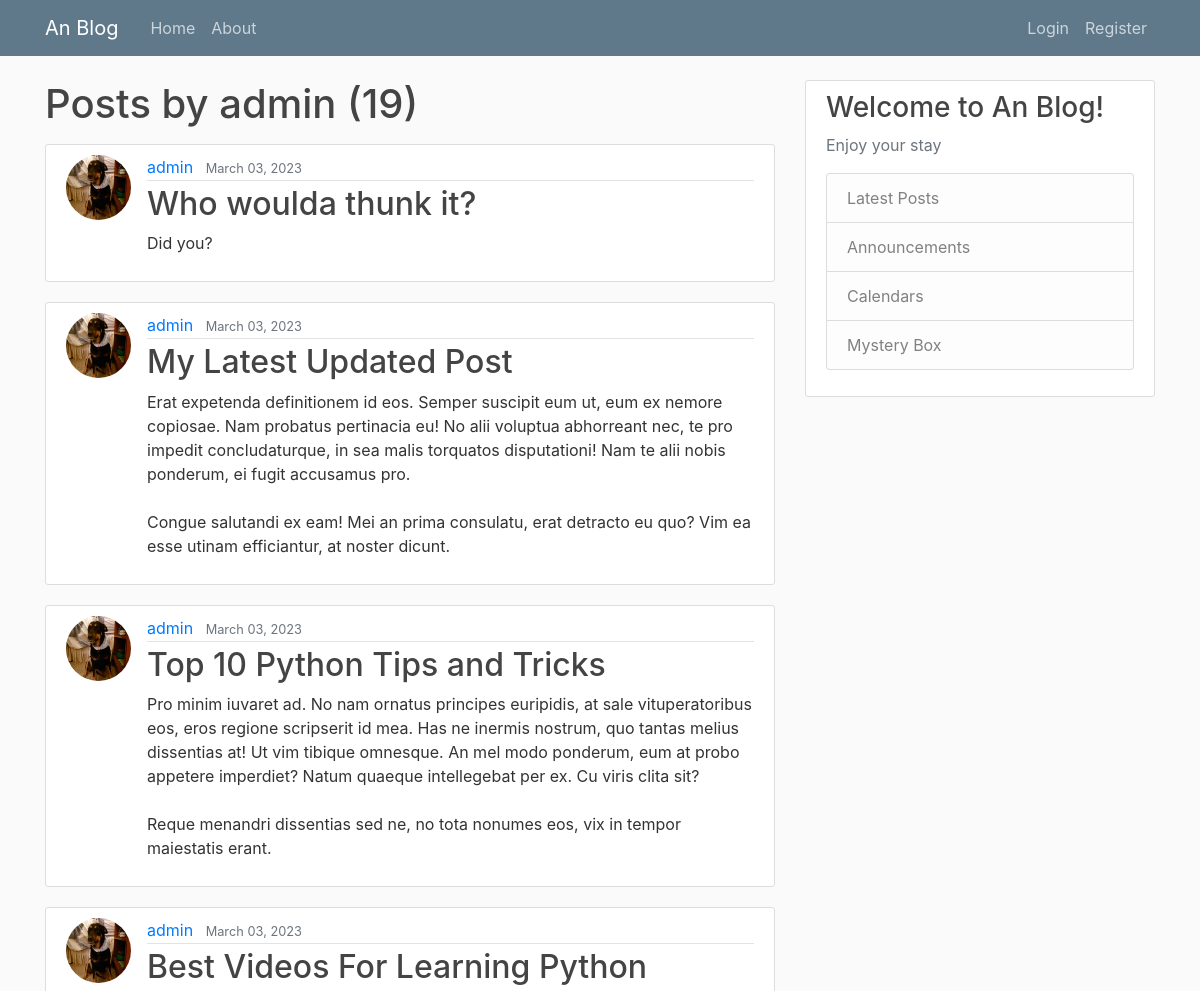
Page /user/admin (upper part) on the earlier database version.
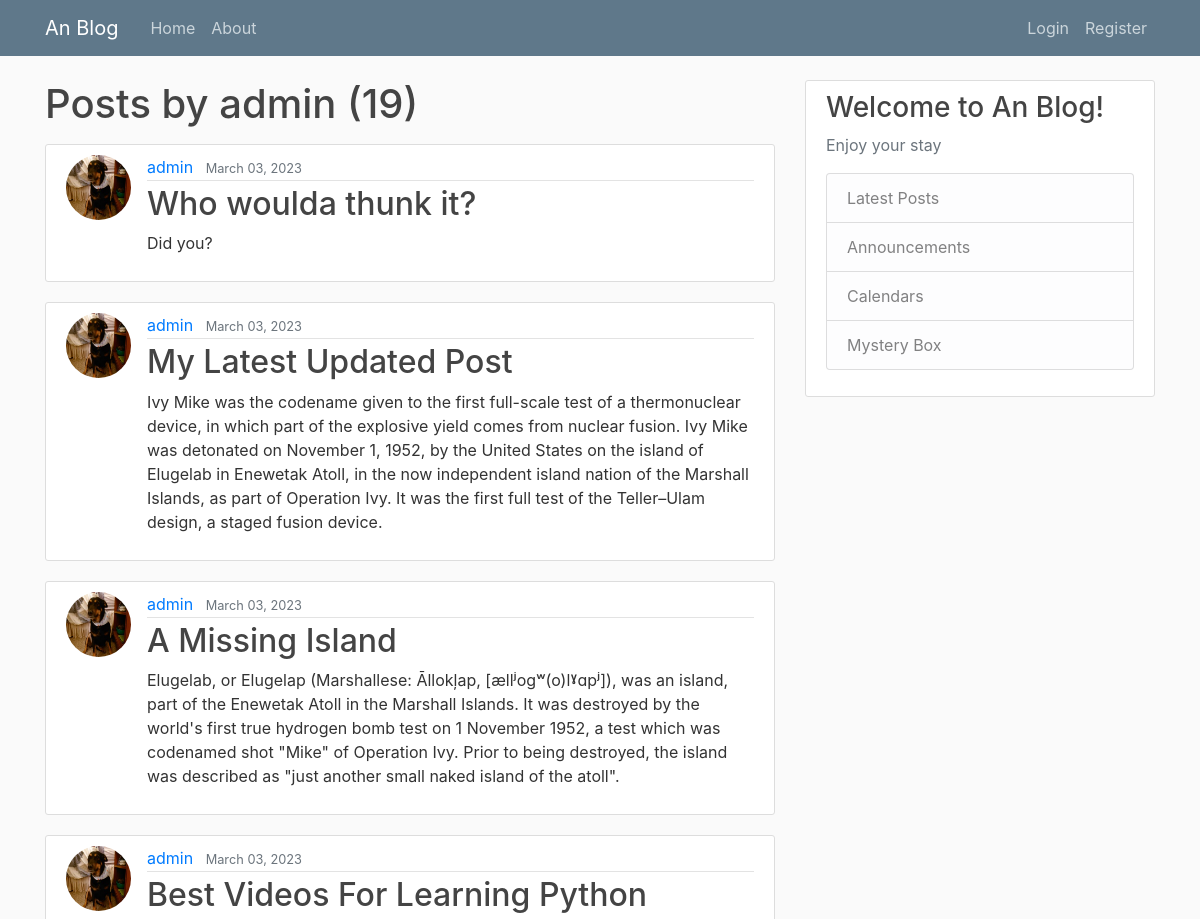
Same page on the later database version.
### blog/models.py (models this page shows, shortened)
class Post(models.Model):
    title = models.CharField(max_length=100)
    content = models.TextField()
    date_posted = models.DateTimeField(default=timezone.now)  # auto filled
    author = models.ForeignKey(User, on_delete=models.CASCADE)

### users/models.py (models this page shows, shortened)
class Profile(models.Model):
    user = models.OneToOneField(User, on_delete=models.CASCADE)
    image = models.ImageField(default='default.jpg', upload_to='profile_pics')

### blog/views.py (the view)
# urls.py: path('user/<str:username>', UserPostListView.as_view(), name='user-posts'),
class UserPostListView(ListView):
    model = Post
    template_name = 'blog/user_posts.html'
    context_object_name = 'posts'
    paginate_by = 5
    def get_queryset(self):
        user = get_object_or_404(User, username=self.kwargs.get('username'))
        return Post.objects.filter(author=user).order_by('-date_posted')

### blog/templates/blog/user_posts.html (shortened to what this page needs)
{% extends "blog/base.html" %}
{% block content %}
    <h1 class="mb-3">Posts by {{ view.kwargs.username }} ({{ page_obj.paginator.count }})</h1>
    {% for post in posts %}
        <article class="media content-section">
            <img class="rounded-circle article-img" src="{{ post.author.profile.image.url }}">
            <div class="media-body">
                <div class="article-metadata">
                    <a class="mr-2" href="{% url 'user-posts' post.author.username %}">{{ post.author }}</a>
                    <small class="text-muted">{{ post.date_posted|date:"F d, Y" }}</small>
                </div>
                <h2><a class="article-title" href="{% url 'post-detail' post.id %}">{{ post.title }}</a></h2>
                <p class="article-content">{{ post.content }}</p>
            </div>
        </article>
    {% endfor %}
{% endblock content %}

Differences in the rows shown:
changed Post "My Latest Updated Post": content "Erat expetenda definitionem id eos. Semper suscipit eum ut, eum ex nemore copiosae. Nam probatus pertinacia eu! No alii voluptua abhorreant nec, te pro impedit concludaturque, in sea malis torquatos disputationi! Nam te alii nobis ponderum, ei fugit accusamus pro. Congue salutandi ex eam! Mei an prima consulatu, erat detracto eu quo? Vim ea esse utinam efficiantur, at noster dicunt." → "Ivy Mike was the codename given to the first full-scale test of a thermonuclear device, in which part of the explosive yield comes from nuclear fusion. Ivy Mike was detonated on November 1, 1952, by the United States on the island of Elugelab in Enewetak Atoll, in the now independent island nation of the Marshall Islands, as part of Operation Ivy. It was the first full test of the Teller–Ulam design, a staged fusion device."
changed Post: title "Top 10 Python Tips and Tricks" → "A Missing Island"; content "Pro minim iuvaret ad. No nam ornatus principes euripidis, at sale vituperatoribus eos, eros regione scripserit id mea. Has ne inermis nostrum, quo tantas melius dissentias at! Ut vim tibique omnesque. An mel modo ponderum, eum at probo appetere imperdiet? Natum quaeque intellegebat per ex. Cu viris clita sit? Reque menandri dissentias sed ne, no tota nonumes eos, vix in tempor maiestatis erant." → "Elugelab, or Elugelap (Marshallese: Āllokļap, [ællʲoɡʷ(o)lˠɑpʲ]), was an island, part of the Enewetak Atoll in the Marshall Islands. It was destroyed by the world's first true hydrogen bomb test on 1 November 1952, a test which was codenamed shot \"Mike\" of Operation Ivy. Prior to being destroyed, the island was described as \"just another small naked island of the atoll\"."
